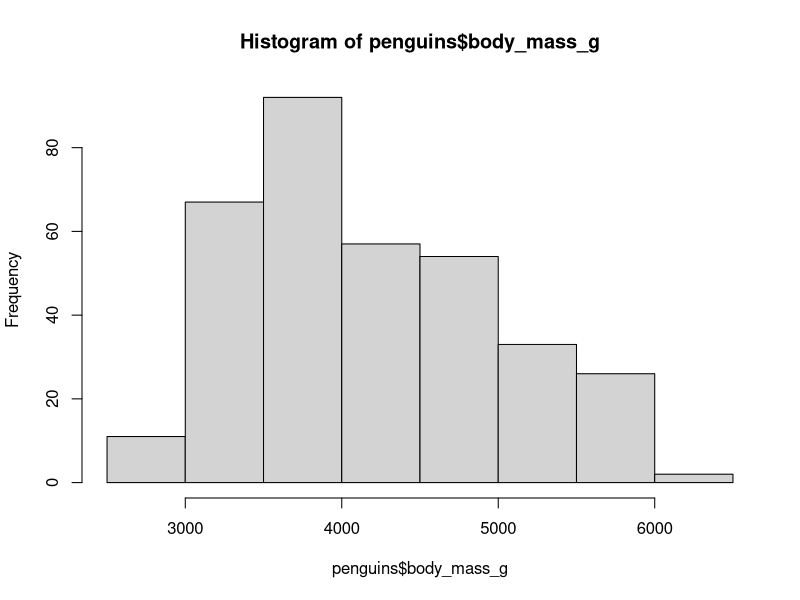
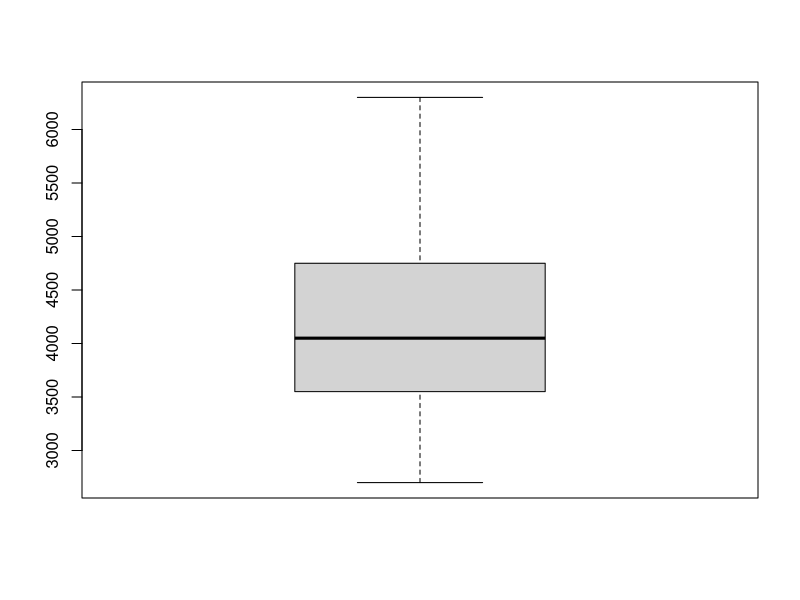
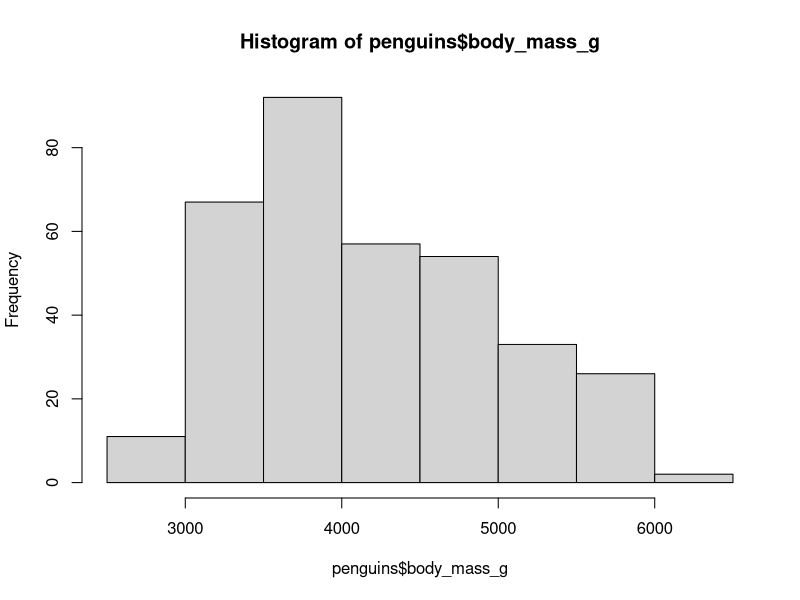
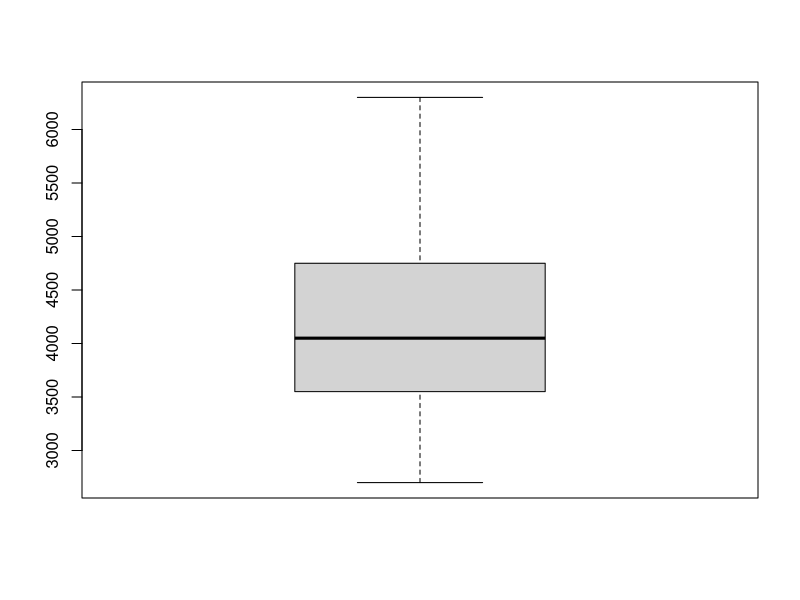
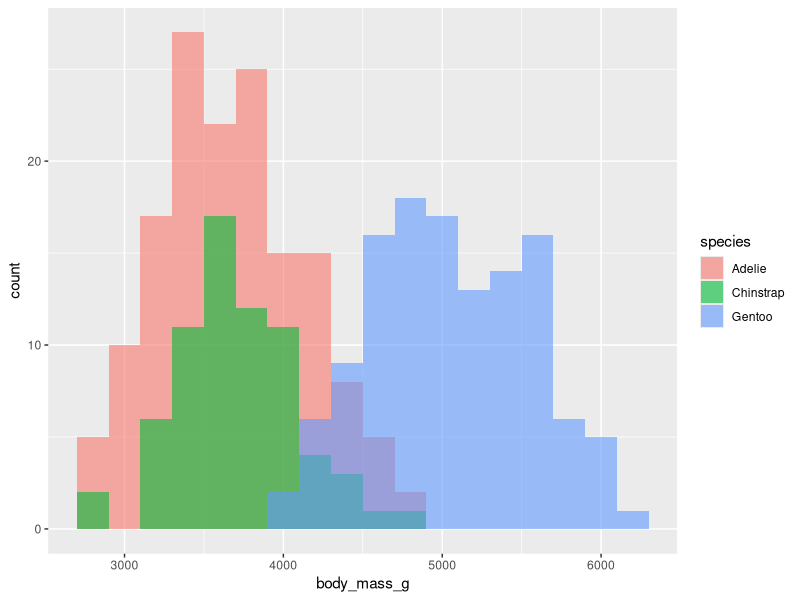
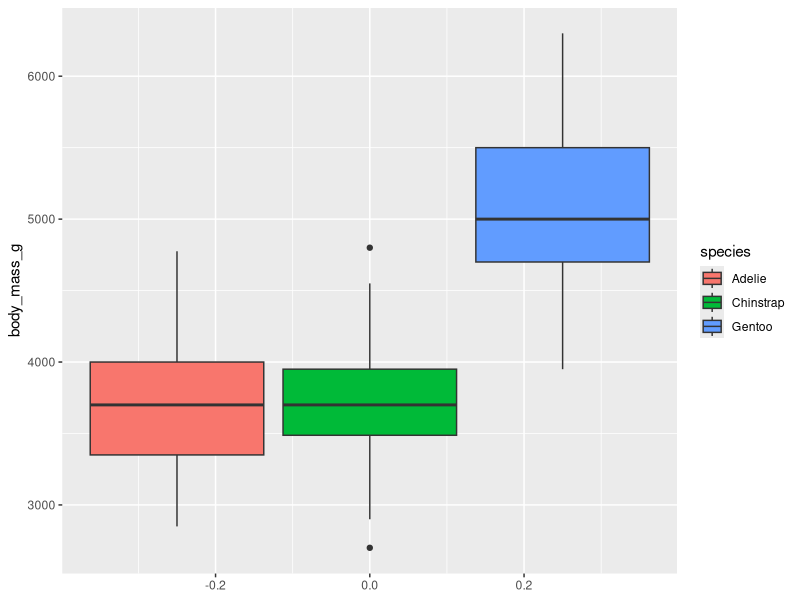
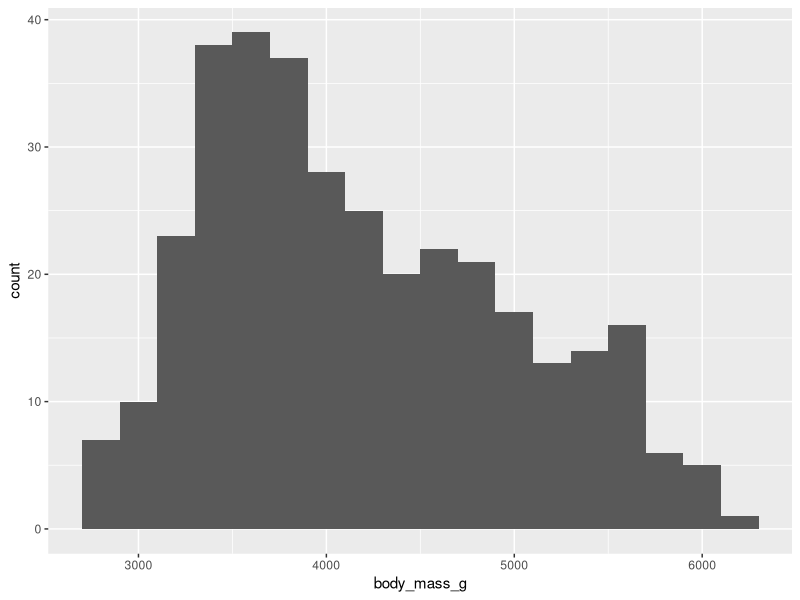
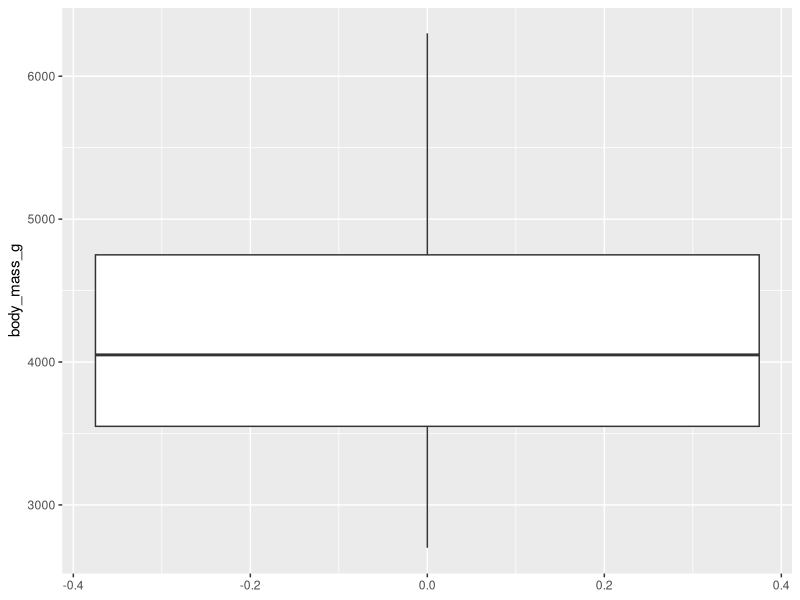

Recreate these plots in R, in order.
## ---- chunk 1
knitr::opts_chunk$set(
	message = FALSE,
	warning = FALSE
)
options(htmltools.preserve.raw = FALSE)
library(tidyverse)
library(palmerpenguins)
## ---- chunk 2
hist(penguins$body_mass_g)
## ---- chunk 3
boxplot(penguins$body_mass_g)
## ---- chunk 4
hist(penguins$body_mass_g)
## ---- chunk 5
boxplot(penguins$body_mass_g)
## ---- chunk 6
ggplot(penguins, aes(x=body_mass_g, fill=species))+
  geom_histogram(binwidth = 200, position = "identity", alpha=.6)
## ---- chunk 7
ggplot(penguins, aes(y=body_mass_g, fill=species))+
  geom_boxplot()
## ---- chunk 8
ggplot(penguins, aes(x=body_mass_g))+
  geom_histogram(binwidth = 200)
## ---- chunk 9
ggplot(penguins, aes(y=body_mass_g))+
  geom_boxplot()
## ---- chunk 10
ggplot(penguins, aes(x=body_mass_g))+
  geom_density()
## ---- chunk 11
ggplot(penguins, aes(x=body_mass_g))+
geom_histogram(binwidth=100, colour="black", 
               aes(y=..density..))+
stat_function(fun=dnorm,
                         color="red",
                         args=list(mean=mean(penguins$body_mass_g,
                                             na.rm=TRUE), 
                                   sd=sd(penguins$body_mass_g,
                                         na.rm=TRUE)))

## ---- chunk 12
library(ggridges)
ggplot(penguins, aes(x=body_mass_g, y=island))+
  geom_density_ridges()
## ---- chunk 13
penguins_long <- penguins %>%
  rownames_to_column("id") %>%
  pivot_longer(bill_length_mm:body_mass_g,
               names_to="stat_type", values_to="stat")

head(penguins_long, n=10)
## ---- chunk 14
ggplot(penguins_long, aes(x=stat, y=stat_type))+
  geom_density_ridges()
